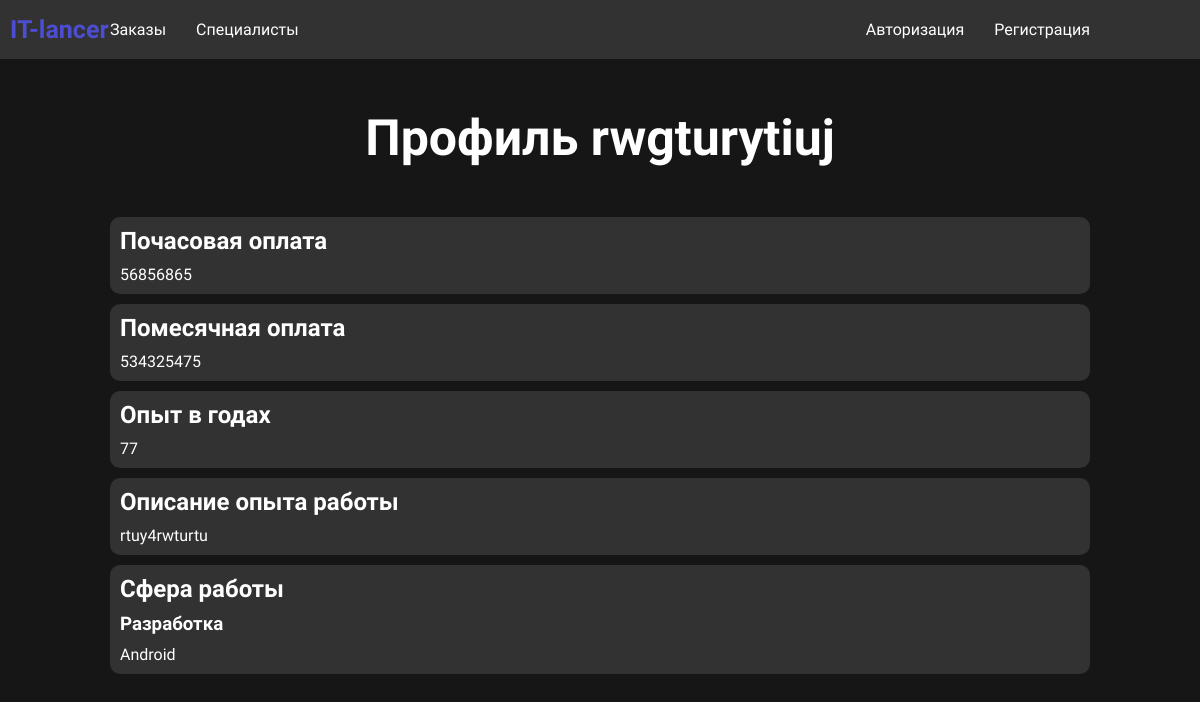
The app's page /portfolio.php?user_id=5 with its own data.
### tables this page shows
CREATE TABLE `users` (
  `id` int(11) NOT NULL,
  `login` varchar(255) NOT NULL,
  `email` varchar(255) NOT NULL,
  `password` varchar(255) NOT NULL,
  `role_id` int(11) NOT NULL,
  `right_id` int(11) NOT NULL DEFAULT 2,
  `date` date NOT NULL DEFAULT current_timestamp()
);

CREATE TABLE `portfolio` (
  `id` int(11) NOT NULL,
  `resume_text` text NOT NULL,
  `hour_salary` int(11) NOT NULL,
  `month_salary` int(11) NOT NULL,
  `experience` int(11) NOT NULL,
  `sphere_type_id` int(11) NOT NULL,
  `user_id` int(11) NOT NULL
);

CREATE TABLE `spheres` (
  `id` int(11) NOT NULL,
  `name` varchar(255) NOT NULL
);

CREATE TABLE `sphere_types` (
  `id` int(11) NOT NULL,
  `sphere_id` int(11) NOT NULL,
  `name` varchar(255) NOT NULL
);

### portfolio.php (the view, shortened to what this page needs)
<?php
include "components/core.php";
include "components/header.php";
$user_id = $_GET['user_id'];
?>
<div class="page_header">
    <div class="content">
        <div class="page_header_center">
            <?php if($user_id == $_SESSION['user']['id']){?>
            <h1>Мой портфолио</h1>
            <?php }else{
                $select_user = "SELECT * FROM `users` WHERE `id` = $user_id";
                $select_user_res = $link->query($select_user);
                $user = $select_user_res->fetch_assoc();
                ?>
                <h1>Профиль <?php echo $user['login']; ?></h1>
                <?php } ?>
        </div>
    </div>
</div>
<?php
$select_portfolio = "SELECT `portfolio`.*, `sphere_types`.`name` AS `spheres_types_name`, `spheres`.`name` AS `spheres_name`
FROM `portfolio`
	LEFT JOIN `sphere_types` ON `portfolio`.`sphere_type_id` = `sphere_types`.`id`
	LEFT JOIN `spheres` ON `sphere_types`.`sphere_id` = `spheres`.`id`
    WHERE `portfolio`.`user_id` = $user_id";
$select_portfolio_res = $link->query($select_portfolio);
$portfolio = $select_portfolio_res -> fetch_assoc();
?>
<div class="my_portfolio">
    <div class="content">
        <div class="my_portfolio_block">
            <div class="my_portfolio_block-item standart">
                <h2>Почасовая оплата</h2>
                <p><?php echo $portfolio['hour_salary'] ?></p>
            </div>
            <div class="my_portfolio_block-item standart">
                <h2>Помесячная оплата</h2>
                <p><?php echo $portfolio['month_salary'] ?></p>
            </div>
            <div class="my_portfolio_block-item standart">
                <h2>Опыт в годах</h2>
                <p><?php echo $portfolio['experience'] ?></p>
            </div>
            <div class="my_portfolio_block-item standart">
                <h2>Описание опыта работы</h2>
                <p><?php echo $portfolio['resume_text'] ?></p>
            </div>
            <div class="my_portfolio_block-item standart">
                <h2>Сфера работы</h2>
                <h3><?php echo $portfolio['spheres_name'] ?></h3>
                <p><?php echo $portfolio['spheres_types_name'] ?></p>
            </div>
        </div>
    </div>
</div>

### styles/style.css (style rules this page uses)
* { padding: 0; margin: 0; box-sizing: border-box; font-family: "Ubuntu", serif; }
body { background-color: #161616; color: white; }
.standart { background-color: rgba(50, 50, 50, 100); border-radius: 10px; padding: 10px; display: flex; flex-direction: column; gap: 10px; min-width: 550px; margin: 10px; }
.content { max-width: 1000px; margin: 0 auto; }
.page_header_center { display: flex; justify-content: center; font-size: 25px; margin-bottom: 50px; }

### records on screen
users: login "rwgturytiuj"
portfolio: hour_salary "56856865", month_salary "534325475", experience "77", resume_text "rtuy4rwturtu", spheres.name "Разработка", sphere_type.name "Android"
